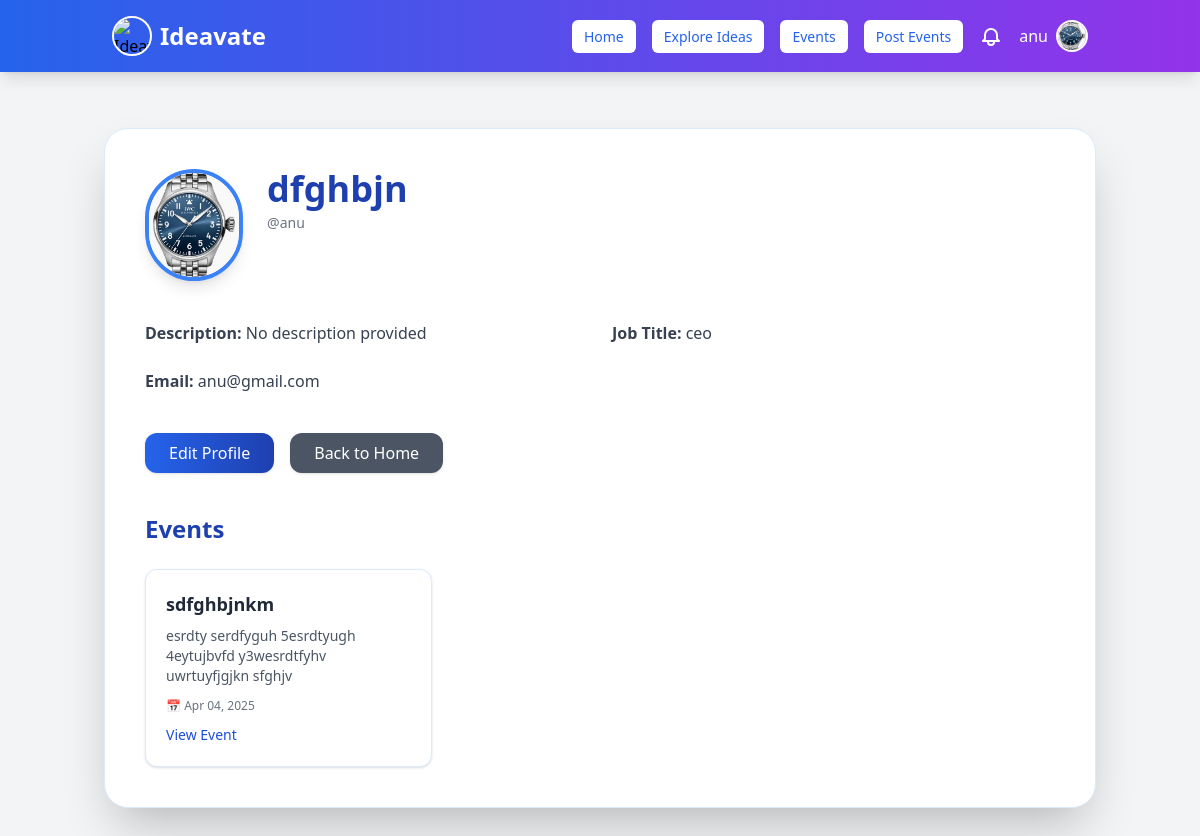
/organization/profile/ (signed in), run on an earlier commit of the app's database.
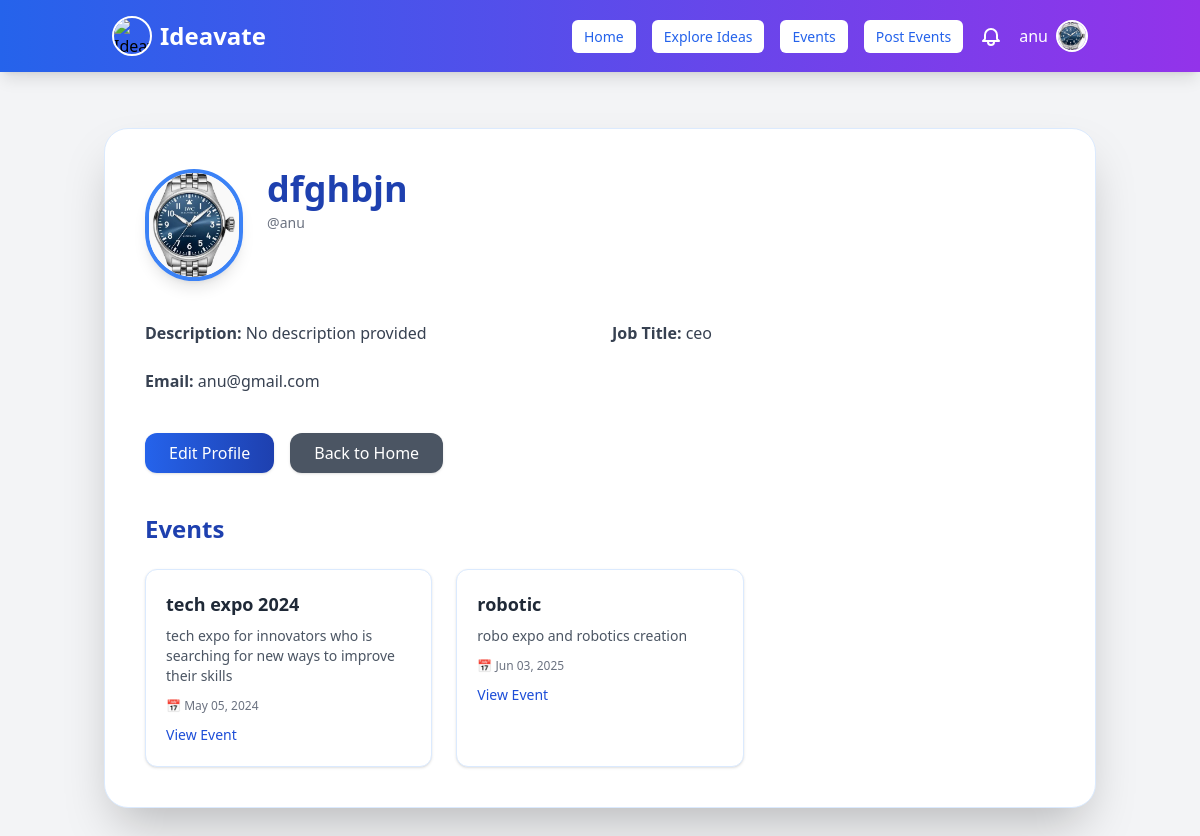
And on a later commit of the database.
### myapp/models.py (models this page shows, shortened)
class PostEvent(models.Model):
    title = models.CharField(max_length=255)
    description = models.TextField()
    date = models.DateField()
    location = models.CharField(max_length=255)
    user = models.ForeignKey(User, on_delete=models.CASCADE)
    image = models.ImageField(upload_to="event_images/", blank=True, null=True)  # ✅ Add this field

### myapp/views.py (the view)
# urls.py: path('organization/profile/', views.organization_profile, name='my_organization_profile'),
def organization_profile(request, username=None):
    if username:
        user = get_object_or_404(User, username=username, is_organization=True)
        org_profile = get_object_or_404(OrganizationProfile, user=user)
        events = PostEvent.objects.filter(user=user)
        profile_pic_url = org_profile.profile_picture.url if org_profile.profile_picture else "/static/images/org-placeholder.png"
        return render(request, "organization_profile.html", {
            "organization_profile": org_profile,
            "events": events,
            "profile_pic_url": profile_pic_url,
            "viewing_own_profile": False,
        })
    else:
        user = request.user
        org_profile, created = OrganizationProfile.objects.get_or_create(user=user)
        if request.method == "POST":
            form = OrganizationProfileForm(request.POST, request.FILES, instance=org_profile)
            if form.is_valid():
                form.save()
                return redirect("organization_profile")
        else:
            form = OrganizationProfileForm(instance=org_profile)
        events = PostEvent.objects.filter(user=user)
        profile_pic_url = org_profile.profile_picture.url if org_profile.profile_picture else "/static/images/org-placeholder.png"
        return render(request, "organization_profile.html", {
            "form": form,
            "organization_profile": org_profile,
            "events": events,
            "profile_pic_url": profile_pic_url,
            "viewing_own_profile": True,
        })

### templates/organization_profile.html (shortened to what this page needs)
{% extends 'navbar.html' %}
{% load static %}
{% block content %}
<div class="max-w-5xl mx-auto bg-white p-10 rounded-3xl shadow-2xl mt-12 border border-blue-100">
    <div class="flex flex-col sm:flex-row items-center sm:items-start sm:space-x-6 mb-10">
        {% if organization_profile.profile_picture %}
            <img src="{{ organization_profile.profile_picture.url }}"
                 alt="Organization Logo"
                 class="h-28 w-28 rounded-full object-cover border-4 border-blue-500 shadow-lg">
        {% else %}
            <img src="/static/default_profile.png"
                 alt="Default Organization Logo"
                 class="h-28 w-28 rounded-full object-cover border-4 border-blue-500 shadow-lg">
        {% endif %}
        <div class="text-center sm:text-left mt-5 sm:mt-0 w-full">
            {% if organization_profile.company_name %}
                <h2 class="text-4xl font-extrabold text-blue-800 mb-1">
                    {{ organization_profile.company_name }}
                </h2>
                <p class="text-gray-500 text-sm mb-2">@{{ organization_profile.user.username }}</p>
            {% else %}
                <h2 class="text-4xl font-extrabold text-blue-800 mb-1">
                    @{{ organization_profile.user.username }}
                </h2>
            {% endif %}
        </div>
    </div>
    <div class="grid grid-cols-1 sm:grid-cols-2 gap-6 text-gray-700 mb-10">
        {% if organization_profile.description %}
            <p><span class="font-semibold">Description:</span> {{ organization_profile.description }}</p>
        {% else %}
            <p><span class="font-semibold">Description:</span> No description provided</p>
        {% endif %}
        {% if organization_profile.job_title %}
            <p><span class="font-semibold">Job Title:</span> {{ organization_profile.job_title }}</p>
        {% endif %}
        {% if organization_profile.user and organization_profile.user.email %}
            <p><span class="font-semibold">Email:</span> {{ organization_profile.user.email }}</p>
        {% endif %}
    </div>
    <div class="flex flex-wrap gap-4 mb-10">
        {% if user.is_authenticated and user == organization_profile.user %}
            <a href="{% url 'edit_organization_profile' %}" class="bg-gradient-to-r from-blue-600 to-blue-800 text-white px-6 py-2 rounded-xl shadow hover:scale-105 transition">
                Edit Profile
            </a>
        {% endif %}
        <a href="{% url 'home' %}" class="bg-gray-600 text-white px-6 py-2 rounded-xl shadow hover:bg-gray-700 hover:scale-105 transition">
            Back to Home
        </a>
    </div>
    <h3 class="text-2xl font-semibold text-blue-800 mb-6">Events</h3>
    <div class="grid grid-cols-1 sm:grid-cols-2 md:grid-cols-3 gap-6">
        {% for event in events %}
            <div class="bg-white border border-blue-100 rounded-xl p-5 shadow hover:shadow-lg transition duration-300">
                <h4 class="text-lg font-bold text-gray-800 mb-2 truncate">{{ event.title }}</h4>
                <p class="text-sm text-gray-600 mb-3 line-clamp-3">{{ event.description|truncatewords:20 }}</p>
                <p class="text-xs text-gray-500 mb-2">📅 {{ event.date|date:"M d, Y" }}</p>
                <a href="{% url 'event_details' event.id %}" class="text-blue-700 font-medium text-sm hover:underline">View Event</a>
            </div>
        {% empty %}
            <p class="text-gray-500 col-span-full italic text-center">No events have been posted yet. Check back later!</p>
        {% endfor %}
    </div>
</div>
{% endblock %}

What changed in the data, as far as the page shows it:
removed PostEvent: title "sdfghbjnkm", description "esrdty serdfyguh 5esrdtyugh 4eytujbvfd y3wesrdtfyhv uwrtuyfjgjkn sfghjv", date "Apr 04, 2025"
added PostEvent: title "tech expo 2024", description "tech expo for innovators who is searching for new ways to improve their skills", date "May 05, 2024"
added PostEvent: title "robotic", description "robo expo and robotics creation", date "Jun 03, 2025"
